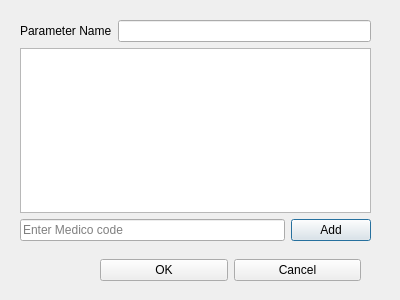
<?xml version="1.0" encoding="UTF-8"?>
<ui version="4.0">
 <class>ParamDialog</class>
 <widget class="QDialog" name="ParamDialog">
  <property name="geometry">
   <rect>
    <x>0</x>
    <y>0</y>
    <width>400</width>
    <height>300</height>
   </rect>
  </property>
  <property name="windowTitle">
   <string>Dialog</string>
  </property>
  <widget class="QWidget" name="verticalLayoutWidget">
   <property name="geometry">
    <rect>
     <x>20</x>
     <y>20</y>
     <width>351</width>
     <height>221</height>
    </rect>
   </property>
   <layout class="QVBoxLayout" name="verticalLayout">
    <item>
     <layout class="QHBoxLayout" name="horizontalLayout_2">
      <item>
       <widget class="QLabel" name="label">
        <property name="text">
         <string>Parameter Name</string>
        </property>
       </widget>
      </item>
      <item>
       <widget class="QLineEdit" name="paramNameEdit"/>
      </item>
     </layout>
    </item>
    <item>
     <widget class="QListWidget" name="codesListWidget">
      <property name="contextMenuPolicy">
       <enum>Qt::CustomContextMenu</enum>
      </property>
     </widget>
    </item>
    <item>
     <layout class="QHBoxLayout" name="horizontalLayout">
      <item>
       <widget class="QLineEdit" name="codeEdit">
        <property name="statusTip">
         <string>Medico code</string>
        </property>
        <property name="accessibleDescription">
         <string/>
        </property>
        <property name="placeholderText">
         <string>Enter Medico code</string>
        </property>
       </widget>
      </item>
      <item>
       <widget class="QPushButton" name="addCodeButton">
        <property name="text">
         <string>Add</string>
        </property>
       </widget>
      </item>
     </layout>
    </item>
   </layout>
  </widget>
  <widget class="QWidget" name="horizontalLayoutWidget_3">
   <property name="geometry">
    <rect>
     <x>100</x>
     <y>250</y>
     <width>261</width>
     <height>41</height>
    </rect>
   </property>
   <layout class="QHBoxLayout" name="horizontalLayout_3">
    <item>
     <widget class="QPushButton" name="okButton">
      <property name="text">
       <string>OK</string>
      </property>
     </widget>
    </item>
    <item>
     <widget class="QPushButton" name="cancelButton">
      <property name="text">
       <string>Cancel</string>
      </property>
     </widget>
    </item>
   </layout>
  </widget>
 </widget>
 <resources/>
 <connections/>
</ui>
